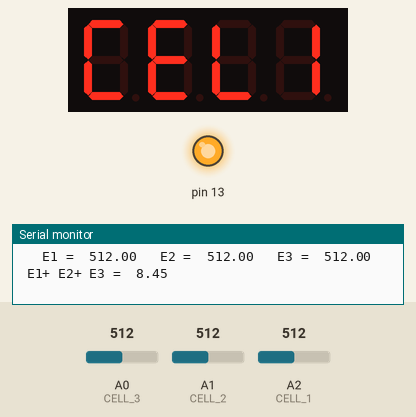
The sketch below on a simulated Arduino Uno, built with avr-gcc and run on an emulated ATmega328P. Parts: 4-digit seven-segment display, output pins drawn as LEDs (lit = HIGH), the last lines printed to the serial monitor. The test bench sets the inputs (shaded band); at power-on: A1 (CELL_2) = 512, A0 (CELL_3) = 512, A2 (CELL_1) = 512.

Above: at 8.9 s.
9.0 s: A1 (CELL_2) set to 716
At 20.0 s:
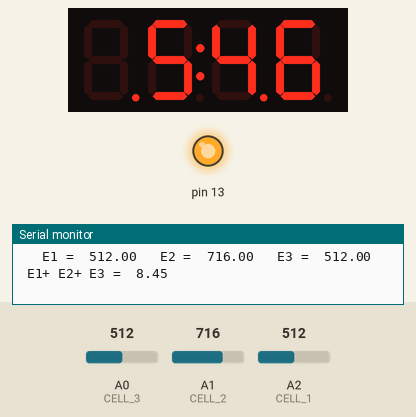
22.9 s: A0 (CELL_3) set to 716
At 30.4 s:
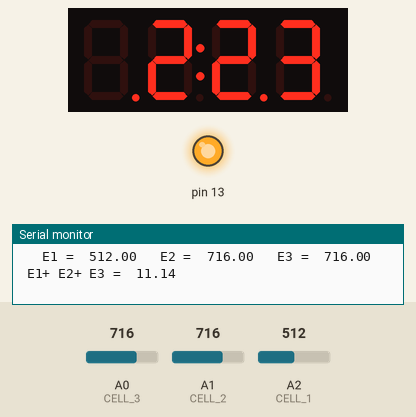
31.1 s: A2 (CELL_1) set to 716
At 34.5 s:
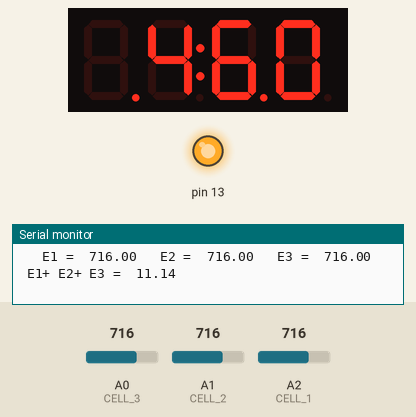
39.2 s: A0 (CELL_3) set to 900
At 46.8 s:
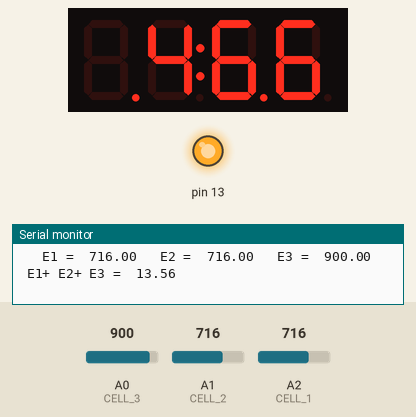
47.5 s: A1 (CELL_2) set to 900
At 52.8 s:
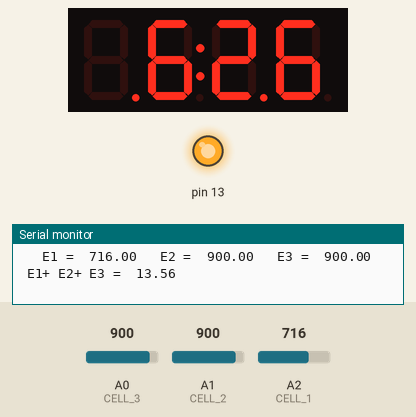
55.6 s: A2 (CELL_1) set to 900
At 58.5 s:
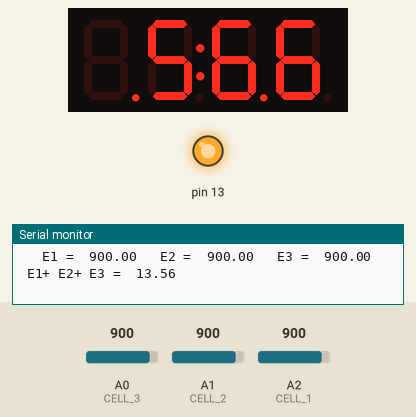
Timing chart, 0 to 60.0 s (numbered marks = the images above; inputs shaded):
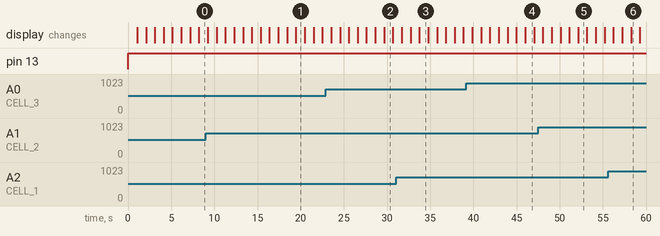

The sketch:

BMS.ino
```cpp
#include <TM1637Display.h>
#define CLK A5
#define DIO A4
double CELL_1 = A2;
double CELL_2 = A1;
double CELL_3 = A0;
double E1, E2, E3;
int ED1,ED2,ED3,ED_ALL,COUNT1=0,COUNT2=0;
double V1, V2, V3;
int time=1000;
uint8_t data[] = { 0xff, 0xff, 0xff, 0xff };
TM1637Display display(CLK, DIO);

const uint8_t SEG_CEL1[] = {
  SEG_A | SEG_F | SEG_E | SEG_D ,
  SEG_A | SEG_D | SEG_E | SEG_F | SEG_G ,
  SEG_F | SEG_E | SEG_D ,
  SEG_B | SEG_C
};
const uint8_t SEG_CEL2[] = {
  SEG_A | SEG_F | SEG_E | SEG_D ,
  SEG_A | SEG_D | SEG_E | SEG_F | SEG_G ,
  SEG_F | SEG_E | SEG_D ,
  SEG_A | SEG_B | SEG_G | SEG_E | SEG_D
};
const uint8_t SEG_CEL3[] = {
  SEG_A | SEG_F | SEG_E | SEG_D ,
  SEG_A | SEG_D | SEG_E | SEG_F | SEG_G ,
  SEG_F | SEG_E | SEG_D,
  SEG_A | SEG_B | SEG_G | SEG_C | SEG_D
};
const uint8_t SEG_ALL[] = {
  SEG_A | SEG_B | SEG_C | SEG_E | SEG_F | SEG_G ,
  SEG_F | SEG_E | SEG_D ,
  SEG_F | SEG_E | SEG_D ,
  SEG_G

};
void setup() {
  Serial.begin(115200);
  pinMode(CELL_1, INPUT);
  pinMode(CELL_2, INPUT);
  pinMode(CELL_3, INPUT);
  pinMode(13, OUTPUT);
  data[0] = display.encodeDigit(0);
  data[1] = display.encodeDigit(1);
  data[2] = display.encodeDigit(2);
  data[3] = display.encodeDigit(3);
  display.setSegments(data);
  display.setBrightness(0x0f);

}

void loop() {
  digitalWrite(13, HIGH);

  V1 = analogRead(CELL_1);
  V2 = analogRead(CELL_2);
  V3 = analogRead(CELL_3);

  E1 = V1 * 0.005760368664 + 0.48;
  E2 = (V2 * 0.0107110917 + 1.23) - E1;
  E3 = (V3 * 0.01318167007+1.7) - (E1 + E2) ;

  ED1=E1*100;
  ED2=E2*100;
  ED3=E3*100;
  ED_ALL=ED1+ED2+ED3;

  Serial.print("   E1 =  ");
  Serial.print(V1);
  Serial.print("   E2 =  ");
  Serial.print(V2);
  Serial.print("   E3 =  ");
  Serial.print(V3);
  Serial.print("   E1+ E2+ E3 =  ");
  Serial.println(E1 + E2 + E3);

   display.setSegments(SEG_CEL1);
   delay(time);
   display.showNumberDecEx(ED1, 0b11100000, false, 4, 0);
   delay(time);
   display.setSegments(SEG_CEL2);
   delay(time);
   display.showNumberDecEx(ED2, 0b11100000, false, 4, 0);
   delay(time);
   display.setSegments(SEG_CEL3);
   delay(time);
   display.showNumberDecEx(ED3, 0b11100000, false, 4, 0);
   delay(time);
   display.setSegments(SEG_ALL);
   delay(time);
   display.showNumberDecEx(ED_ALL, 0b11100000, false, 4, 0);
   delay(time);
//if (COUNT1 < 5)
//{
//
// if (ED_ALL < 1130)
//   {
//    digitalWrite(13, LOW);
//    delay(300);
//    digitalWrite(13, HIGH);
//    delay(300);
//    }
//    COUNT1++;
//}
//if (COUNT2 < 5)
//{
//
// if (ED_ALL >1190)
//   {
//    digitalWrite(13, LOW);
//    delay(1000);
//    digitalWrite(13, HIGH);
//    delay(1000);
//    }
//    COUNT2++;
//}
}
```

Measured:
- what the display in image 1 shows lasts 1.0 s, from 19.5 s to 20.5 s
